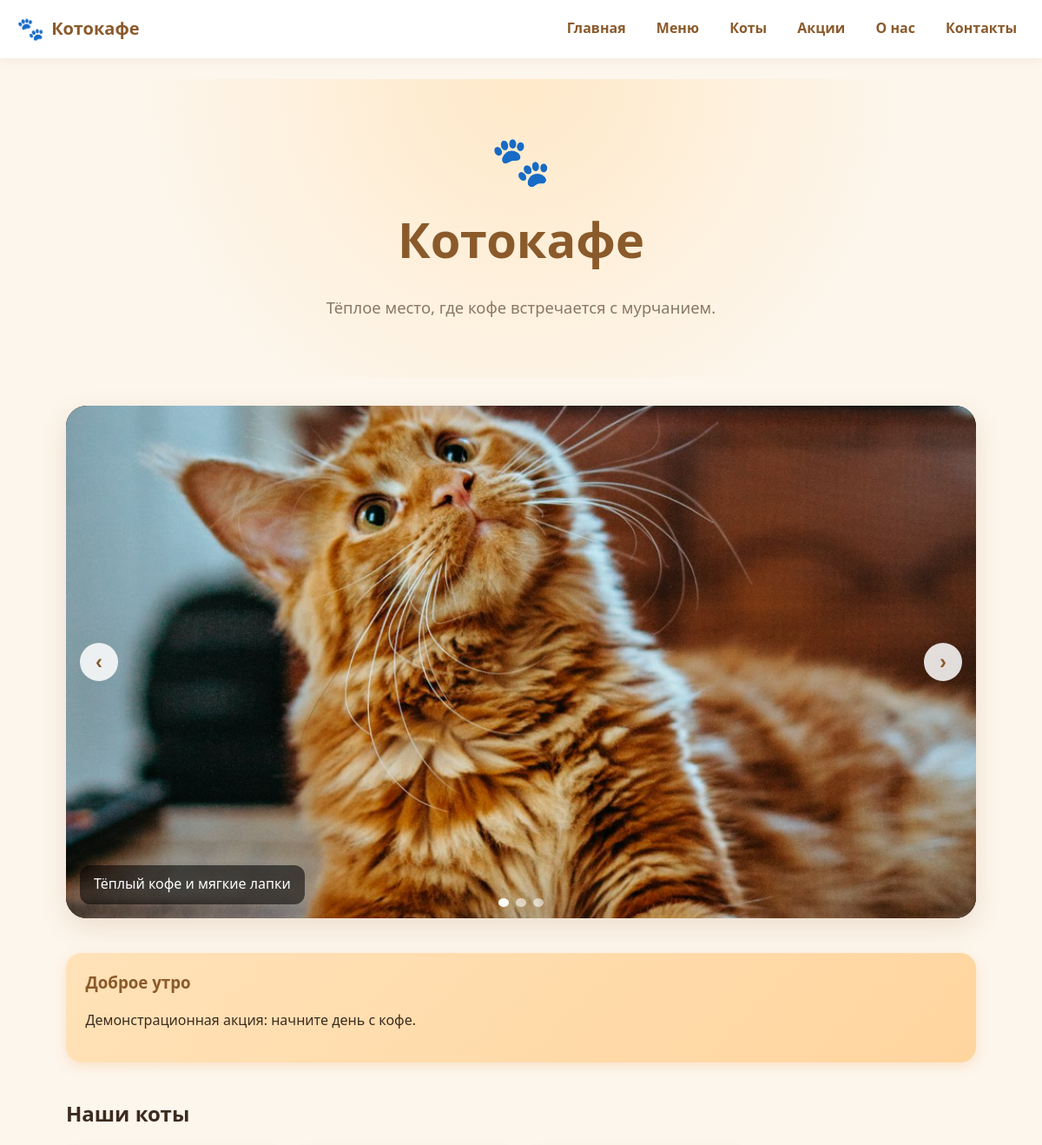
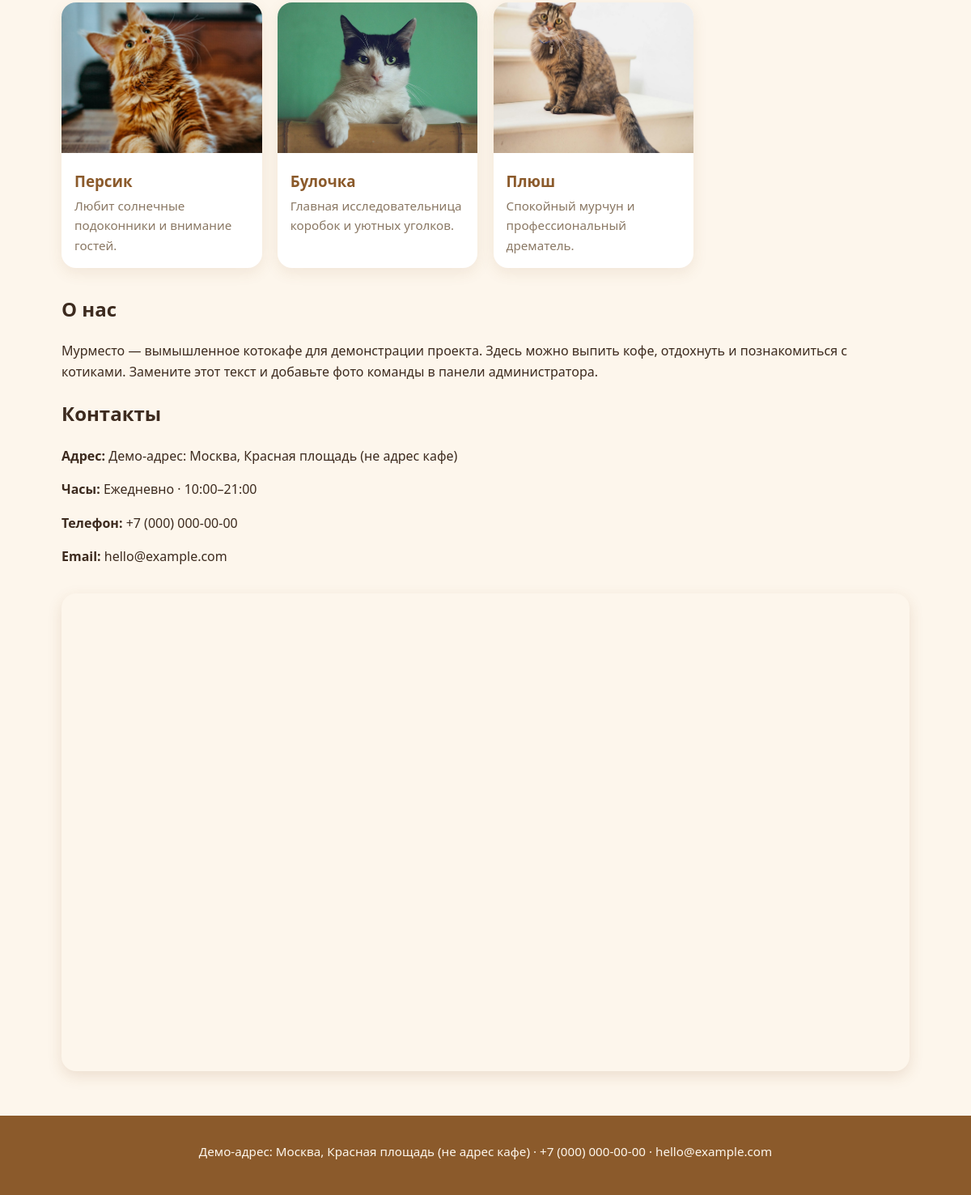
The page / on the database its author committed (2 pictures, top to bottom).
### models.py (models this page shows)
class Slide(db.Model):
    __tablename__ = 'cafe_slide'
    id = db.Column(db.Integer, primary_key=True)
    caption = db.Column(db.String(200))
    caption_en = db.Column(db.String(200))
    image = db.Column(db.String(100))
    sort_order = db.Column(db.Integer)
    active = db.Column(db.Boolean)

class Promotion(db.Model):
    __tablename__ = 'cafe_promotion'
    id = db.Column(db.Integer, primary_key=True)
    title = db.Column(db.String(200))
    title_en = db.Column(db.String(200))
    description = db.Column(db.Text)
    description_en = db.Column(db.Text)
    starts_at = db.Column(db.Date)
    ends_at = db.Column(db.Date)
    active = db.Column(db.Boolean)
    show_banner = db.Column(db.Boolean)

class Cat(db.Model):
    __tablename__ = 'cafe_cat'
    id = db.Column(db.Integer, primary_key=True)
    name = db.Column(db.String(100))
    name_en = db.Column(db.String(100))
    bio = db.Column(db.Text)
    bio_en = db.Column(db.Text)
    photo = db.Column(db.String(100))
    sort_order = db.Column(db.Integer)
    active = db.Column(db.Boolean)

class Page(db.Model):
    __tablename__ = 'cafe_page'
    id = db.Column(db.Integer, primary_key=True)
    slug = db.Column(db.String(50), unique=True)
    title = db.Column(db.String(200))
    body = db.Column(db.Text)
    title_en = db.Column(db.String(200))
    body_en = db.Column(db.Text)
    image = db.Column(db.String(100))
    team_image = db.Column(db.String(100))

class Contact(db.Model):
    __tablename__ = 'cafe_contact'
    id = db.Column(db.Integer, primary_key=True)
    address = db.Column(db.String(250))
    address_en = db.Column(db.String(250))
    hours = db.Column(db.String(150))
    hours_en = db.Column(db.String(150))
    phone = db.Column(db.String(50))
    email = db.Column(db.String(254))
    map_url = db.Column(db.String(200))
    social_url = db.Column(db.String(200))

### app.py (the view)
@app.route('/')
def home():
    slides = (
        Slide.query.filter_by(active=True)
        .order_by(Slide.sort_order, Slide.id).all()
    )
    cats = (
        Cat.query.filter_by(active=True)
        .order_by(Cat.sort_order, Cat.id).limit(3).all()
    )
    banners = [p for p in current_promotions() if p.show_banner]
    about = Page.query.filter_by(slug='about').first()
    return render_template('home.html',
                           slides=slides, cats=cats,
                           banners=banners, about=about)

### app.py (called while the page is built)
@app.context_processor
def inject_globals():
    return {
        'contact': Contact.query.first(),
        'social_links': (
            SocialLink.query
            .filter_by(active=True)
            .order_by(SocialLink.sort_order, SocialLink.id)
            .all()
        ),
    }

def current_promotions():
    today = date.today()
    promos = Promotion.query.filter_by(active=True).all()
    return [
        p for p in promos
        if (p.starts_at is None or p.starts_at <= today)
        and (p.ends_at is None or p.ends_at >= today)
    ]

### templates/home.html (shortened to what this page needs)
{% extends 'base.html' %}
{% block content %}
<section class="hero">
  <div class="hero-logo">
    <span class="hero-paw">🐾</span>
    <h1>Котокафе</h1>
    <p>Тёплое место, где кофе встречается с мурчанием.</p>
  </div>
</section>
{% if slides %}
<section class="carousel" id="carousel">
  <div class="carousel-track">
    {% for s in slides %}
      <div class="carousel-slide {% if loop.first %}active{% endif %}">
        <div class="carousel-caption">{{ s.caption }}</div>
      </div>
    {% endfor %}
  </div>
  <button class="carousel-btn prev" data-dir="-1" aria-label="Назад">‹</button>
  <button class="carousel-btn next" data-dir="1" aria-label="Вперёд">›</button>
  <div class="carousel-dots">
    {% for s in slides %}
      <button class="dot {% if loop.first %}active{% endif %}" data-index="{{ loop.index0 }}"></button>
    {% endfor %}
  </div>
</section>
{% endif %}
{% if banners %}
<section class="promo-banners">
  {% for p in banners %}
    <div class="promo-banner">
      <h3>{{ p.title }}</h3>
      <p>{{ p.description }}</p>
    </div>
  {% endfor %}
</section>
{% endif %}
{% if cats %}
<section>
  <h2>Наши коты</h2>
  <div class="cat-preview">
    {% for c in cats %}
      <div class="cat-card">
        {% if c.photo %}<img src="{{ url_for('media', filename=c.photo) }}" alt="{{ c.name }}">{% endif %}
        <h3>{{ c.name }}</h3>
        <p>{{ c.bio }}</p>
      </div>
    {% endfor %}
  </div>
</section>
{% endif %}
{% if about %}
<section class="about-snippet">
  <h2>О нас</h2>
  <p>{{ about.body }}</p>
</section>
{% endif %}
{% if contact %}
<section class="contact-block">
  <h2>Контакты</h2>
  <p><strong>Адрес:</strong> {{ contact.address }}</p>
  <p><strong>Часы:</strong> {{ contact.hours }}</p>
  <p><strong>Телефон:</strong> {{ contact.phone }}</p>
  <p><strong>Email:</strong> {{ contact.email }}</p>
  {% if contact.map_url %}
    <iframe class="map" src="{{ contact.map_url }}" loading="lazy"
            title="Карта"></iframe>
  {% endif %}
</section>
{% endif %}
{% endblock %}

### templates/base.html (shortened to what this page needs)
<!doctype html>
<html lang="ru">
<head>
  <link rel="stylesheet" href="{{ url_for('static', filename='css/style.css') }}">
</head>
<body>
  <header class="site-header">
    <a class="logo" href="{{ url_for('home') }}">
      <span class="logo-icon">🐾</span>
      <span class="logo-text">Котокафе</span>
    </a>
    <nav class="nav">
      <a href="{{ url_for('home') }}">Главная</a>
      <a href="{{ url_for('menu') }}">Меню</a>
      <a href="{{ url_for('cats') }}">Коты</a>
      <a href="{{ url_for('promotions') }}">Акции</a>
      <a href="{{ url_for('about') }}">О нас</a>
      <a href="{{ url_for('contacts') }}">Контакты</a>
    </nav>
  </header>
  <main class="container">
    {% block content %}{% endblock %}
  </main>
  <footer class="site-footer">
    <div>
      {% if contact %}
        {{ contact.address }} ·
        {{ contact.phone }} ·
        {{ contact.email }}
      {% endif %}
    </div>
  </footer>
</body>
</html>

### static/css/style.css (style rules this page uses)
:root { --cream: #fdf6ec; --cocoa: #8b5a2b; --caramel: #d9a26b; --peach: #f4a261; --ink: #3d2b1f; --muted: #8a7864; }
* { box-sizing: border-box; }
html, body { margin: 0; padding: 0; background: var(--cream); color: var(--ink); font-family: "Nunito", "Segoe UI", system-ui, sans-serif; line-height: 1.6; }
body { display: flex; flex-direction: column; min-height: 100vh; }
a { color: var(--cocoa); text-decoration: none; }
.container { flex: 1; width: 100%; max-width: 1080px; margin: 0 auto; padding: 1.5rem 1rem 3rem; }
.site-header { display: flex; align-items: center; justify-content: space-between; gap: 1rem; padding: .8rem 1.2rem; background: white; box-shadow: 0 2px 10px rgba(139, 90, 43, .08); position: sticky; top: 0; z-index: 10; flex-wrap: wrap; }
.logo { display: flex; align-items: center; gap: .5rem; font-weight: 800; font-size: 1.25rem; color: var(--cocoa); }
.logo-icon { font-size: 1.6rem; }
.nav { display: flex; gap: 1rem; flex-wrap: wrap; }
.nav a { padding: .35rem .6rem; border-radius: 999px; font-weight: 600; }
.site-footer { padding: 2rem 1.2rem; background: var(--cocoa); color: var(--cream); text-align: center; font-size: .95rem; }
.hero { text-align: center; padding: 3rem 1rem; background: radial-gradient(circle at top, #ffe9c9 0%, var(--cream) 70%); border-radius: 24px; margin-bottom: 2rem; }
.hero-logo h1 { font-size: clamp(2rem, 6vw, 3.5rem); margin: .2rem 0; color: var(--cocoa); }
.hero-paw { font-size: 3.5rem; }
.hero p { color: var(--muted); font-size: 1.15rem; }
.carousel { position: relative; border-radius: 24px; overflow: hidden; margin-bottom: 2.5rem; box-shadow: 0 10px 30px rgba(139, 90, 43, .15); background: #000; }
.carousel-track { position: relative; aspect-ratio: 16/9; }
.carousel-slide { position: absolute; inset: 0; opacity: 0; transition: opacity .6s ease; }
.carousel-slide.active { opacity: 1; }
.carousel-caption { position: absolute; bottom: 1rem; left: 1rem; right: 1rem; background: rgba(0,0,0,.55); color: white; padding: .6rem 1rem; border-radius: 12px; font-size: 1rem; max-width: max-content; }
.carousel-btn { position: absolute; top: 50%; transform: translateY(-50%); background: rgba(255,255,255,.85); border: none; width: 44px; height: 44px; border-radius: 50%; font-size: 1.5rem; cursor: pointer; color: var(--cocoa); font-weight: 700; }
.carousel-btn.prev { left: 1rem; }
.carousel-btn.next { right: 1rem; }
.carousel-dots { position: absolute; bottom: .8rem; left: 0; right: 0; display: flex; justify-content: center; gap: .5rem; }
.carousel-dots .dot { width: 10px; height: 10px; border-radius: 50%; border: none; background: rgba(255,255,255,.6); cursor: pointer; }
.carousel-dots .dot.active { background: white; }
.promo-banners { display: grid; gap: 1rem; margin-bottom: 2.5rem; }
.promo-banner { background: linear-gradient(135deg, #ffe2b8, #ffd59e); padding: 1.2rem 1.4rem; border-radius: 18px; box-shadow: 0 4px 14px rgba(244, 162, 97, .25); }
.promo-banner h3 { margin: 0 0 .3rem; color: var(--cocoa); }
.cat-preview, .cat-grid { display: grid; grid-template-columns: repeat(auto-fill, minmax(220px, 1fr)); gap: 1.2rem; margin: 1rem 0 2rem; }
.cat-card { background: white; border-radius: 18px; overflow: hidden; padding-bottom: 1rem; box-shadow: 0 6px 18px rgba(139, 90, 43, .1); transition: transform .2s ease; }
.cat-card img { width: 100%; aspect-ratio: 4/3; object-fit: cover; }
.cat-card h3 { margin: .8rem 1rem .2rem; color: var(--cocoa); }
.cat-card p { margin: 0 1rem; color: var(--muted); font-size: .95rem; }
.map { width: 100%; border: 0; border-radius: 18px; aspect-ratio: 16/9; box-shadow: 0 6px 18px rgba(139, 90, 43, .15); margin-top: 1rem; }

### rows shown on the page
Promotion: title "Доброе утро", description "Демонстрационная акция: начните день с кофе."
Cat: photo (picture), name "Персик", bio "Любит солнечные подоконники и внимание гостей."
Cat: photo (picture), name "Булочка", bio "Главная исследовательница коробок и уютных уголков."
Cat: photo (picture), name "Плюш", bio "Спокойный мурчун и профессиональный дрематель."
Page: body "Мурместо — вымышленное котокафе для демонстрации проекта. Здесь можно выпить кофе, отдохнуть и познакомиться с котиками. Замените этот текст и добавьте фото команды в панели администратора."
Contact: address "Демо-адрес: Москва, Красная площадь (не адрес кафе)", hours "Ежедневно · 10:00–21:00", phone "+7 (000) 000-00-00", email "hello@example.com"
